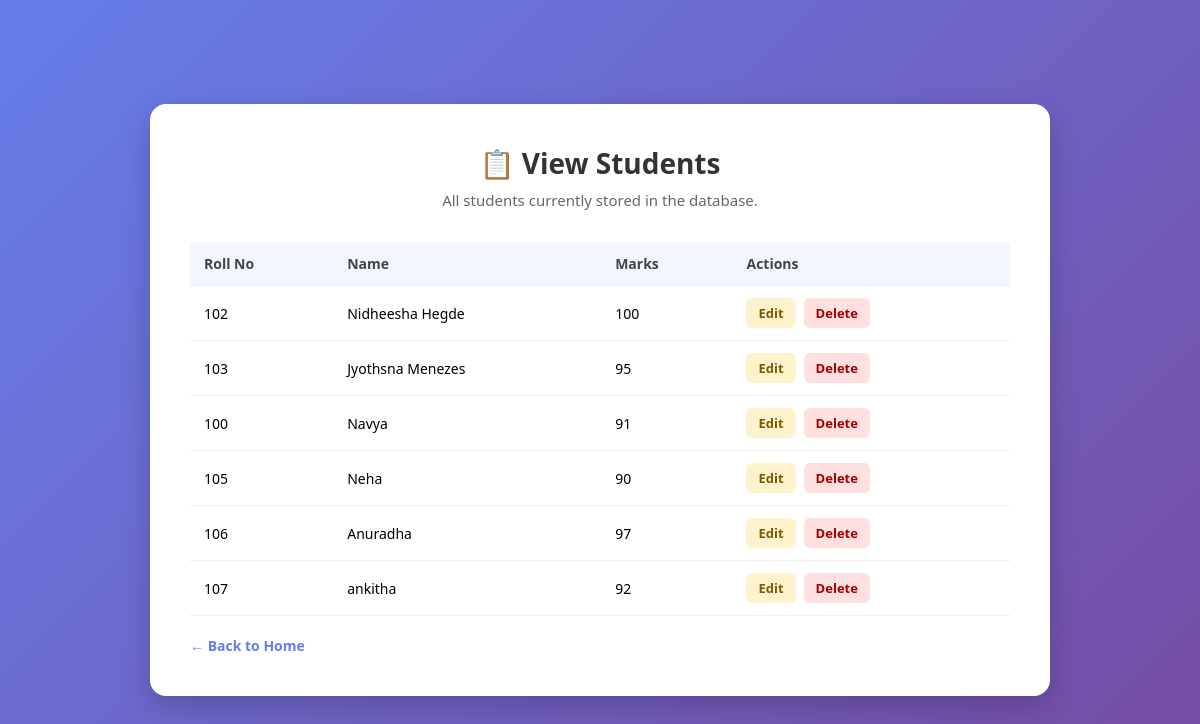
Before: /students with the older database file.
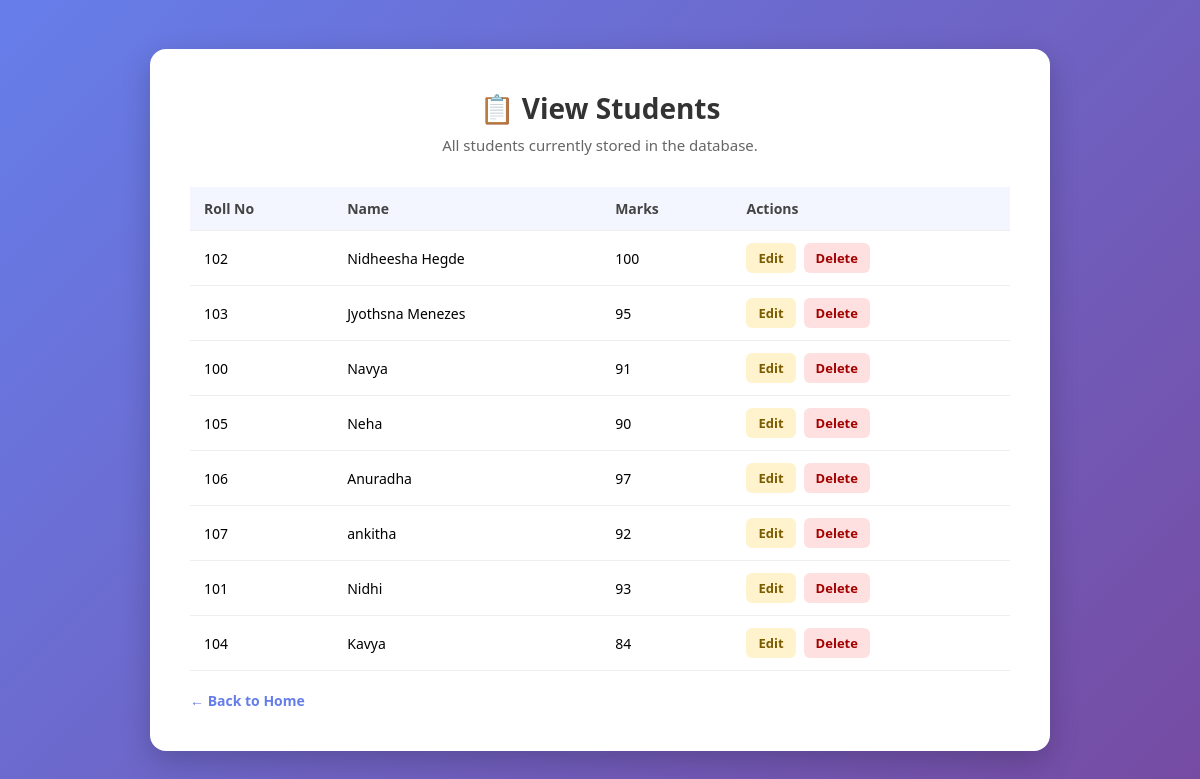
After: the same page with the newer database file.
### tables this page shows
CREATE TABLE students (
            id INTEGER PRIMARY KEY AUTOINCREMENT,
            roll_no INTEGER NOT NULL UNIQUE,
            name TEXT NOT NULL,
            marks INTEGER NOT NULL
        );

### app.py (the view)
@app.route("/students")
def view_students():
    students = database.get_all_students()
    return render_template("students.html", students=students)

### database.py (called while the page is built)
def get_connection():
    connection = sqlite3.connect(DATABASE_NAME)
    connection.row_factory = sqlite3.Row  # lets us access columns by name, like row["name"]
    return connection

def get_all_students():
    connection = get_connection()
    cursor = connection.cursor()
    cursor.execute("SELECT * FROM students")
    rows = cursor.fetchall()
    connection.close()
    return rows

### templates/students.html (shortened to what this page needs)
<!DOCTYPE html>
<html lang="en">
<head>
    <link rel="stylesheet" href="{{ url_for('static', filename='style.css') }}">
</head>
<body>
    <div class="container container-wide">
        <h1>📋 View Students</h1>
        <p class="subtitle">All students currently stored in the database.</p>
        {% if students|length == 0 %}
            <p class="empty-message">No students added yet. Go to "Add Student" to add your first one.</p>
        {% else %}
            <table class="student-table">
                <thead>
                    <tr>
                        <th>Roll No</th>
                        <th>Name</th>
                        <th>Marks</th>
                        <th>Actions</th>
                    </tr>
                </thead>
                <tbody>
                    {% for student in students %}
                    <tr>
                        <td>{{ student["roll_no"] }}</td>
                        <td>{{ student["name"] }}</td>
                        <td>{{ student["marks"] }}</td>
                        <td class="actions-cell">
                            <a href="/edit/{{ student['id'] }}" class="btn-small btn-edit">Edit</a>
                            <a href="/delete/{{ student['id'] }}" class="btn-small btn-delete">Delete</a>
                        </td>
                    </tr>
                    {% endfor %}
                </tbody>
            </table>
        {% endif %}
        <a href="/" class="back-link">&larr; Back to Home</a>
    </div>
</body>
</html>

Changed rows visible on the page:
added students: roll_no "101", name "Nidhi", marks "93"
added students: roll_no "104", name "Kavya", marks "84"
